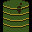

Tiled map render using the project's own tile images. Description and the whole map definition, tile-layer contents included, below:
An orthogonal 4x4 tile map with 8x8 px tiles, 1 tile layer (Tile Layer 1).

<map version="1.0" tiledversion="1.1.5" orientation="orthogonal" renderorder="right-down" width="4" height="4" tilewidth="8" tileheight="8" infinite="0" nextobjectid="1">
 <tileset firstgid="1" source="spritesheet.tsx" />
 <layer name="Tile Layer 1" width="4" height="4">
  <data encoding="csv">
385,386,387,388,
417,418,419,420,
449,450,451,452,
481,482,483,484
</data>
 </layer>
</map>
